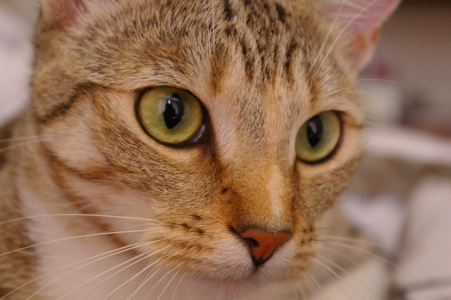
#> input picture skimage.data.chelsea(), 451 x 300 px
$ jupyter execute --allow-errors 'Computation_with_NumPy_and_N_Dimensional_Arrays_(start).ipynb'
#> lines starting #> are read from the running program, lines starting #| are printed output that depends on the picture
# Introduction

In this notebook we'll learn how to use NumPy to work with numerical data.

# Import Statements

[cell 1]
import numpy as np

import matplotlib.pyplot as plt
from scipy import misc # contains an image of a racoon!
from PIL import Image # for reading image files

# Understanding NumPy's ndarray

NumPy's most amazing feature is the **powerful** ndarray.

#### 1-Dimensional Arrays (Vectors)

[cell 2]
my_array = np.array([1.1,9.2,8.1,4.7])

[cell 3]
my_array.shape
print(my_array[2])
print(my_array.ndim)

#### 2-Dimensional Arrays (Matrices)

[cell 4]
array_2d = np.array([[1, 2, 3, 9],
                     [5, 6, 7, 8]])

[cell 5]
print(f'array_2d has {array_2d.ndim} dimensions')
print(f'Its shape is {array_2d.shape}')
print(f'It has {array_2d.shape[0]} rows and {array_2d.shape[1]} columns')
print(array_2d)

#### N-Dimensional Arrays (Tensors)

**Challenge**:
* How many dimensions does the array below have?
* What is its shape (i.e., how many elements are along each axis)?
* Try to access the value `18` in the last line of code.
* Try to retrieve a 1 dimensional vector with the values `[97, 0, 27, 18]`
* Try to retrieve a (3,2) matrix with the values `[[ 0,  4], [ 7,  5], [ 5, 97]]`

*Hint*: You can use the `:` operator just as with Python Lists.

[cell 6]
mystery_array = np.array([[[0, 1, 2, 3],
                           [4, 5, 6, 7]],

                         [[7, 86, 6, 98],
                          [5, 1, 0, 4]],

                          [[5, 36, 32, 48],
                           [97, 0, 27, 18]]])

# Note all the square brackets!

[cell 7]
print(f'We have {mystery_array.ndim} dimensions')

[cell 8]
print(f'The shape is {mystery_array.shape}')

[cell 9]
print(mystery_array[2,1,3])

# NumPy Mini-Challenges

#### **Challenge 1**: Use [`.arange()`](https://numpy.org/devdocs/reference/generated/numpy.arange.html)to createa a vector `a` with values ranging from 10 to 29. You should get this:

`print(a)`

`[10 11 12 13 14 15 16 17 18 19 20 21 22 23 24 25 26 27 28 29]`

[cell 10]
a = np.arange(10,30)
print(a)

#### **Challenge 2**: Use Python slicing techniques on `a` to:
* Create an array containing only the last 3 values of `a`
* Create a subset with only the 4th, 5th, and 6th values
* Create a subset of `a` containing all the values except for the first 12 (i.e., `[22, 23, 24, 25, 26, 27, 28, 29]`)
* Create a subset that only contains the even numbers (i.e, every second number)

[cell 11]
print(a[-3:])
a_sub1 = a[3:6]
print(f'Subset with only the 4th, 5th, and 6th values: {a_sub1}')
a_sub2 = a[11:]
print(f'Subset of a containing all the values except for the first 12: {a_sub2}')
a_sub3 = np.arange(10,30,2)
print(f'Subset of even numbers: {a_sub3}')

#### **Challenge 3**:Reverse the order of the values in `a`, so that the first element comes last:

`[29, 28, 27, 26, 25, 24, 23, 22, 21, 20, 19, 18, 17, 16, 15, 14, 13,
       12, 11, 10]`

If you need a hint, you can check out this part of the [NumPy beginner's guide](
https://numpy.org/devdocs/user/absolute_beginners.html#how-to-reverse-an-array)

[cell 12]
reversed_a = np.flip(a)
print(f'Reversed array: {reversed_a}')

#### **Challenge 4**: Print out all the indices of the non-zero elements in this array: [6,0,9,0,0,5,0]

[cell 13]
indices_array = np.array([6,0,9,0,0,5,0])
indices = np.where(indices_array > 0)
values= indices[0]
print(values)

#### **Challenge 5**: Use NumPy to generate a 3x3x3 array with random numbers

Hint: Use the [`.random()` function](https://numpy.org/doc/stable/reference/random/index.html?highlight=random#module-numpy.random)

[cell 14]
random_array = np.random.random((3,3,3))
print(random_array)

#### **Challenge 6**: Use [`.linspace()`](https://numpy.org/doc/stable/reference/generated/numpy.linspace.html) to create a vector `x` of size 9 with values spaced out evenly between 0 to 100 (both included).

[cell 15]
x_axis = np.linspace(0,100,9)
print(x_axis)

#### **Challenge 7**: Use [`.linspace()`](https://numpy.org/doc/stable/reference/generated/numpy.linspace.html) to create another vector `y` of size 9 with values between -3 to 3 (both included). Then plot `x` and `y` on a line chart using Matplotlib.

[cell 16]
y_axis = np.linspace(-3,3,9)
print(y_axis)
plt.plot(x_axis, y_axis)
plt.show()
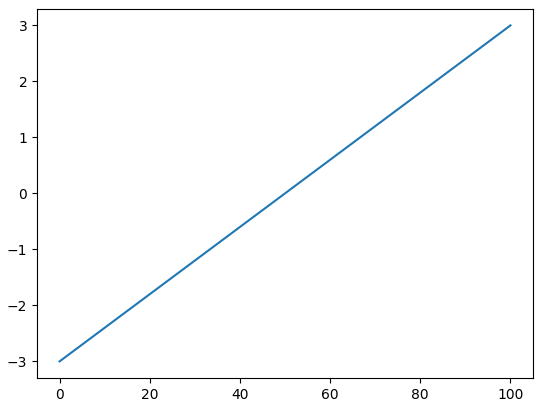
#> figure drawn by matplotlib, 1 panel

#### **Challenge 8**: Use NumPy to generate an array called `noise` with shape 128x128x3 that has random values. Then use Matplotlib's [`.imshow()`](https://matplotlib.org/3.1.1/api/_as_gen/matplotlib.pyplot.imshow.html) to display the array as an image.

[cell 17]
noise = np.random.random((128,128,3))
print(noise.shape)
plt.imshow(noise)
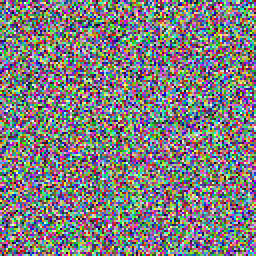
#> shown: shape (128, 128, 3) float64 (shown 2 times larger); mean R, G, B 0.499, 0.495, 0.499

# Linear Algebra with Vectors

[cell 18]
v1 = np.array([4, 5, 2, 7])
v2 = np.array([2, 1, 3, 3])

v_sum = v1 + v2
print(v_sum)

[cell 19]
# Python Lists vs ndarrays
list1 = [4, 5, 2, 7]
list2 = [2, 1, 3, 3]
list_sum = list1 + list2
print(list_sum)

[cell 20]
v_product = v1 * v2
print(v_product)

#> (a cell that did not finish here is left out)

# Broadcasting and Scalars

[cell 22]
array_2d = np.array([[1, 2, 3, 4],
                     [5, 6, 7, 8]])

# Matrix Multiplication with @ and .matmul()

[cell 23]
a1 = np.array([[1, 3],
               [0, 1],
               [6, 2],
               [9, 7]])

b1 = np.array([[4, 1, 3],
               [5, 8, 5]])

print(f'{a1.shape}: a has {a1.shape[0]} rows and {a1.shape[1]} columns.')
print(f'{b1.shape}: b has {b1.shape[0]} rows and {b1.shape[1]} columns.')
print('Dimensions of result: (4x2)*(2x3)=(4x3)')

**Challenge**: Let's multiply `a1` with `b1`. Looking at the wikipedia example above, work out the values for c12 and c33 on paper. Then use the [`.matmul()`](https://numpy.org/doc/stable/reference/generated/numpy.matmul.html) function or the `@` operator to check your work.

[cell 24]
product = np.matmul(a1, b1)
print(f'Matrix product has {product.shape[0]} rows and {product.shape[1]} columns')

# Manipulating Images as ndarrays

[cell 25]
from skimage import data
img = data.chelsea()
#> img is the input picture: shape (300, 451, 3); mean R, G, B 147.7, 111.4, 86.8

[cell 26]
plt.imshow(img)

**Challenge**: What is the data type of `img`? Also, what is the shape of `img` and how many dimensions does it have? What is the resolution of the image?

[cell 27]
type(img)

[cell 28]
img.shape
#> Out = (300, 451, 3)

[cell 29]
img.ndim
#> Out = 3

**Challenge**: Convert the image to black and white. The values in our `img` range from 0 to 255.
* Divide all the values by 255 to convert them to sRGB, where all the values are between 0 and 1.
* Next, multiply the sRGB array by the `grey_vals` to convert the image to grey scale.
* Finally use Matplotlib's [`.imshow()`](https://matplotlib.org/3.1.1/api/_as_gen/matplotlib.pyplot.imshow.html) together with the colormap parameter set to gray `cmap=gray` to look at the results.

[cell 30]
sRGB_array = img / 255
grey_vals = np.array([0.2126, 0.7152, 0.0722])

[cell 31]
img_gray = sRGB_array @ grey_vals
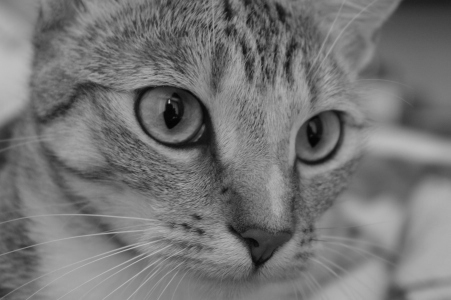
#> img_gray: shape (300, 451) float64; min 0.0151, max 0.756, mean 0.46

[cell 32]
img_gray = sRGB_array @ grey_vals
img_gray = np.matmul(sRGB_array, grey_vals)
plt.imshow(img_gray, cmap='gray')

**Challenge**: Can you manipulate the images by doing some operations on the underlying ndarrays? See if you can change the values in the ndarray so that:

1) You flip the grayscale image upside down

2) Rotate the colour image

3) Invert (i.e., solarize) the colour image. To do this you need to converting all the pixels to their "opposite" value, so black (0) becomes white (255).

#### Challenge Solutions

[cell 33]
plt.imshow(np.flip(img_gray), cmap='gray')
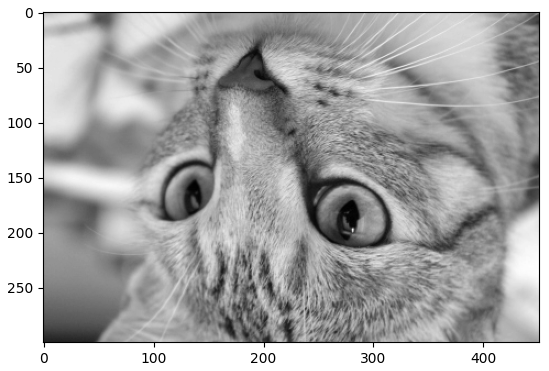
#> figure drawn by matplotlib, 1 panel

[cell 34]
solar_img = 255 - img
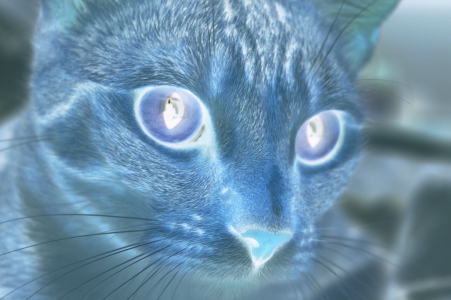
#> solar_img: shape (300, 451, 3); mean R, G, B 107.3, 143.6, 168.2
plt.imshow(solar_img)

# Use your Own Image!

[cell 35]
file_name = 'yummy_macarons.jpg'

[cell 36]
my_img = Image.open(file_name)
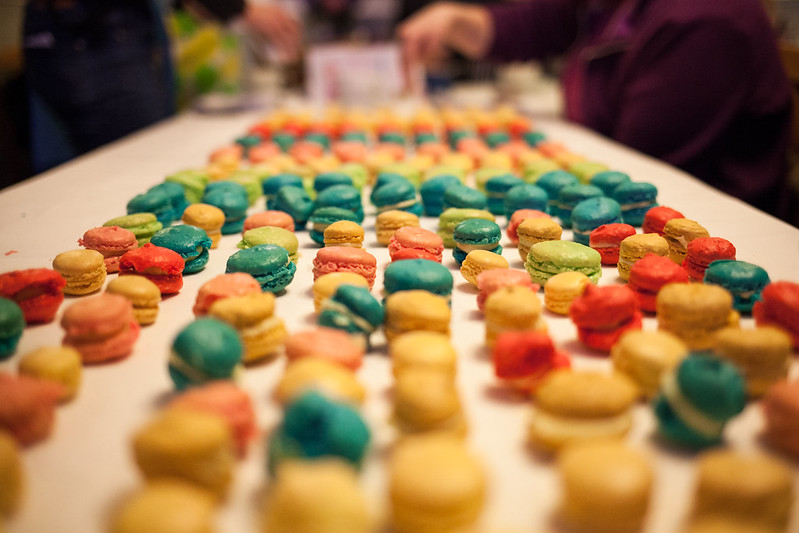
#> input picture Day77/yummy_macarons.jpg, 799 x 533 px
#> my_img is the input picture: PIL image 799x533 RGB; mean R, G, B 156.7, 118.6, 78.2
img_array = np.array(my_img)

#### Use PIL to open

[cell 37]
img_array.ndim
#> Out = 3

[cell 38]
img_array.shape
#> Out = (533, 799, 3)
